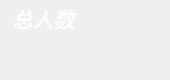
                          <widget class="QFrame" name="Sum_QF">
                           <property name="minimumSize">
                            <size>
                             <width>170</width>
                             <height>80</height>
                            </size>
                           </property>
                           <property name="maximumSize">
                            <size>
                             <width>170</width>
                             <height>80</height>
                            </size>
                           </property>
                           <property name="toolTipDuration">
                            <number>0</number>
                           </property>
                           <property name="styleSheet">
                            <string notr="true">QFrame#Sum_QF{
color: rgb(255, 255, 255);
border-radius: 15px;
background-color: qradialgradient(cx:0, cy:0, radius:1, fx:0.1, fy:0.1, stop:0 rgb(243, 175, 189),  stop:1 rgb(155, 118, 218));
border: 1px outset rgb(153, 117, 219)
}
</string>
                           </property>
                           <property name="frameShape">
                            <enum>QFrame::Shape::NoFrame</enum>
                           </property>
                           <layout class="QVBoxLayout" name="verticalLayout_26" stretch="0,2,1">
                            <property name="spacing">
                             <number>0</number>
                            </property>
                            <property name="leftMargin">
                             <number>0</number>
                            </property>
                            <property name="topMargin">
                             <number>0</number>
                            </property>
                            <property name="rightMargin">
                             <number>0</number>
                            </property>
                            <property name="bottomMargin">
                             <number>0</number>
                            </property>
                            <item>
                             <widget class="QFrame" name="Sum_top">
                              <property name="styleSheet">
                               <string notr="true">border:none</string>
                              </property>
                              <property name="frameShape">
                               <enum>QFrame::Shape::NoFrame</enum>
                              </property>
                              <layout class="QHBoxLayout" name="horizontalLayout_17">
                               <property name="spacing">
                                <number>0</number>
                               </property>
                               <property name="leftMargin">
                                <number>0</number>
                               </property>
                               <property name="topMargin">
                                <number>3</number>
                               </property>
                               <property name="rightMargin">
                                <number>7</number>
                               </property>
                               <property name="bottomMargin">
                                <number>3</number>
                               </property>
                               <item>
                                <widget class="QLabel" name="label_7">
                                 <property name="maximumSize">
                                  <size>
                                   <width>16777215</width>
                                   <height>30</height>
                                  </size>
                                 </property>
                                 <property name="font">
                                  <font>
                                   <family>Segoe UI</family>
                                   <pointsize>16</pointsize>
                                   <italic>true</italic>
                                   <bold>true</bold>
                                  </font>
                                 </property>
                                 <property name="styleSheet">
                                  <string notr="true">color: rgba(255, 255, 255,210);
padding-left:12px;
font: 700 italic 16pt &quot;Segoe UI&quot;;</string>
                                 </property>
                                 <property name="midLineWidth">
                                  <number>-1</number>
                                 </property>
                                 <property name="text">
                                  <string>总人数</string>
                                 </property>
                                 <property name="wordWrap">
                                  <bool>false</bool>
                                 </property>
                                 <property name="indent">
                                  <number>0</number>
                                 </property>
                                </widget>
                               </item>
                              </layout>
                             </widget>
                            </item>
                            <item>
                             <widget class="Line" name="line_4">
                              <property name="maximumSize">
                               <size>
                                <width>16777215</width>
                                <height>1</height>
                               </size>
                              </property>
                              <property name="styleSheet">
                               <string notr="true">background-color: rgba(255, 255, 255, 89);</string>
                              </property>
                              <property name="orientation">
                               <enum>Qt::Orientation::Vertical</enum>
                              </property>
                             </widget>
                            </item>
                            <item>
                             <widget class="QFrame" name="Sum_bottom">
                              <property name="styleSheet">
                               <string notr="true">border:none</string>
                              </property>
                              <property name="frameShape">
                               <enum>QFrame::Shape::NoFrame</enum>
                              </property>
                              <layout class="QVBoxLayout" name="verticalLayout_27">
                               <property name="spacing">
                                <number>0</number>
                               </property>
                               <property name="leftMargin">
                                <number>0</number>
                               </property>
                               <property name="topMargin">
                                <number>6</number>
                               </property>
                               <property name="rightMargin">
                                <number>0</number>
                               </property>
                               <property name="bottomMargin">
                                <number>6</number>
                               </property>
                               <item>
                                <widget class="QLabel" name="fps_label">
                                 <property name="minimumSize">
                                  <size>
                                   <width>0</width>
                                   <height>30</height>
                                  </size>
                                 </property>
                                 <property name="maximumSize">
                                  <size>
                                   <width>16777215</width>
                                   <height>30</height>
                                  </size>
                                 </property>
                                 <property name="font">
                                  <font>
                                   <family>Microsoft YaHei UI</family>
                                   <pointsize>17</pointsize>
                                   <italic>false</italic>
                                   <bold>false</bold>
                                   <underline>false</underline>
                                  </font>
                                 </property>
                                 <property name="styleSheet">
                                  <string notr="true">color: rgb(255, 255, 255);
font: 17pt &quot;Microsoft YaHei UI&quot;;</string>
                                 </property>
                                 <property name="text">
                                  <string/>
                                 </property>
                                </widget>
                               </item>
                              </layout>
                             </widget>
                            </item>
                           </layout>
                          </widget>
